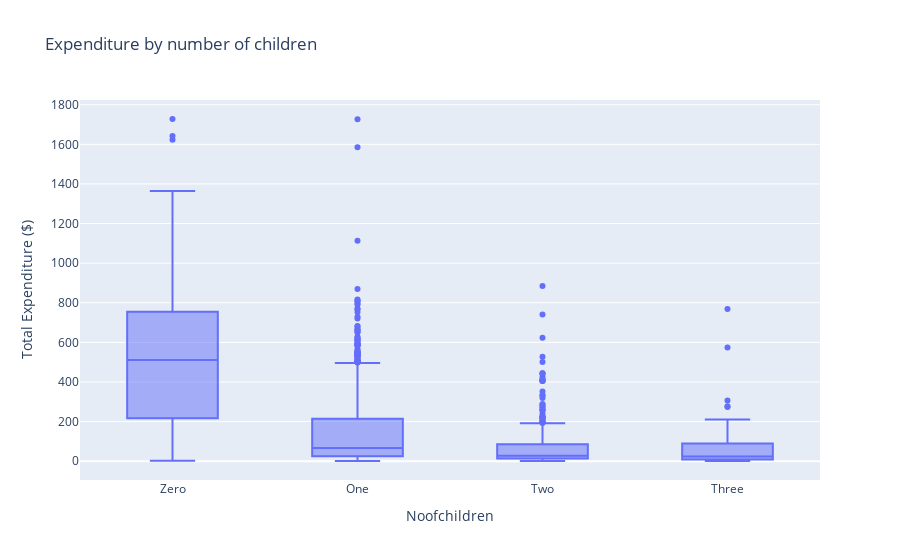

Notebook code cell kept with this figure:
### Code cell
#Expenditure by Number of children in the household
df_m['Noofchildren'] = df_m['Noofchildren'].replace({0:'Zero',1:'One',2:'Two',3:'Three'})
fig = px.box(df_m, y="TotalSpent", x="Noofchildren",labels=dict(Income='Income ($)',tip='Tip ($)',
                                        TotalSpent='Total Expenditure ($)'),title="Expenditure by number of children")
fig.show()

### Figure 1 — Plotly figure (JSON) as saved in the notebook; plotly's stock layout.template omitted (floating-point values rounded to 4 significant figures; data arrays with more than 128 entries replaced by an {"elided": "..."} marker saying what was removed)
{"data": [{"alignmentgroup": "True", "hovertemplate": "Noofchildren=%{x}<br>Total Expenditure ($)=%{y}<extra></extra>", "legendgroup": "", "marker": {"color": "#636efa"}, "name": "", "notched": false, "offsetgroup": "", "orientation": "v", "showlegend": false, "type": "box", "x": {"elided": "2236 str values"}, "x0": " ", "xaxis": "x", "y": {"elided": "2236 int values"}, "y0": " ", "yaxis": "y"}], "layout": {"boxmode": "group", "legend": {"tracegroupgap": 0}, "title": {"text": "Expenditure by number of children"}, "xaxis": {"anchor": "y", "domain": [0, 1], "title": {"text": "Noofchildren"}}, "yaxis": {"anchor": "x", "domain": [0, 1], "title": {"text": "Total Expenditure ($)"}}}}
